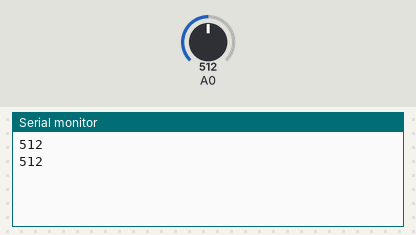
A sketch run on a simulated Arduino Uno, built with avr-gcc and run on an emulated ATmega328P. Parts: the last lines printed to the serial monitor. Inputs (shaded band) come from the test bench; at power-on: A0 = 512.

Above: at 1.8 s.
1.9 s: A0 set to 716
At 2.4 s:
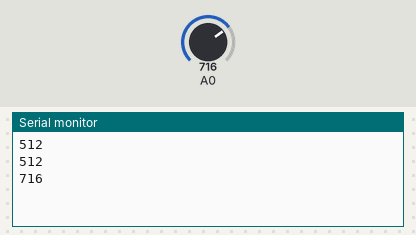
3.4 s: A0 set to 900
At 4.8 s:
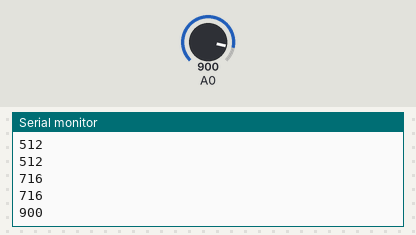
Timing chart, 0 to 6.4 s (numbered marks = the images above; inputs shaded):
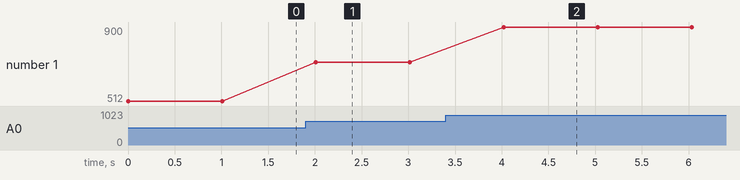

Measured:
- after the input at 1.9 s, the serial monitor: prints a new line after 0.11 s (image 1)
- after the input at 3.4 s, the serial monitor: prints a new line after 0.62 s (image 2)
- plotted number 1: 512 → 716 after the input at 1.9 s, 716 → 900 after the input at 3.4 s

The sketch:

plant.ino
```cpp
  #include <SoftwareSerial.h>
int Tx = 5;
int Rx = 6;

SoftwareSerial mySerial(Tx,Rx);
void setup() {
  Serial.begin(9600);   // 시리얼 통신 시작
  mySerial.begin(9600);
}

void loop() {
  int soil = analogRead(A0);  // 아날로그 데이터를 soil로 저장
  Serial.println(soil);      // 아날로그값 시리얼로 출력

  delay(500);
  delay(500);
  mySerial.println(soil);
}
```
